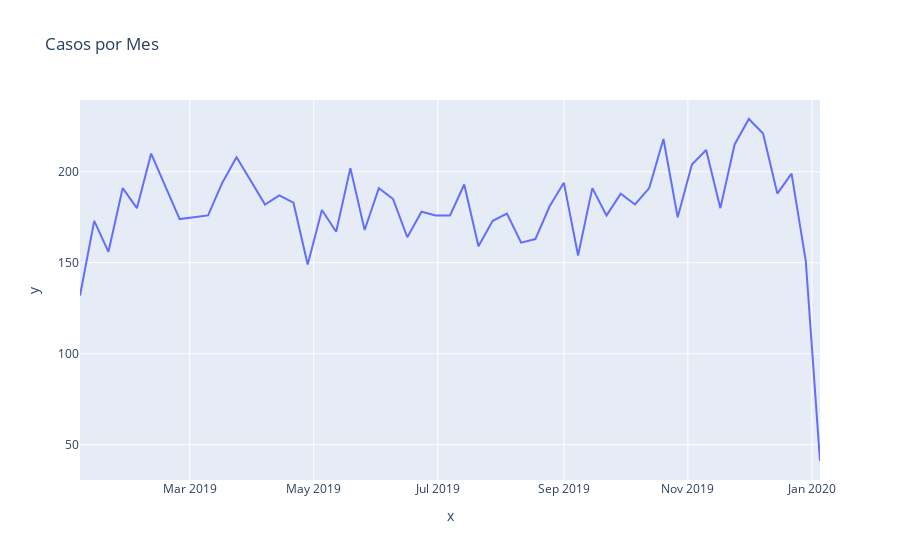

This figure's notebook cell:
### Code cell
import plotly.express as px


fig = px.line(crim, x=df.index , y=df["fecha"], title='Casos por Mes')
fig.show()
